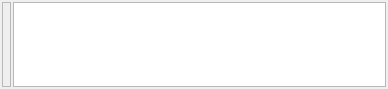
<?xml version="1.0" encoding="UTF-8"?>
<ui version="4.0">
 <class>VideoItemWidget</class>
 <widget class="QWidget" name="VideoItemWidget">
  <property name="geometry">
   <rect>
    <x>0</x>
    <y>0</y>
    <width>388</width>
    <height>89</height>
   </rect>
  </property>
  <property name="windowTitle">
   <string>Form</string>
  </property>
  <layout class="QGridLayout" name="gridLayout">
   <property name="horizontalSpacing">
    <number>2</number>
   </property>
   <property name="verticalSpacing">
    <number>0</number>
   </property>
   <property name="margin">
    <number>2</number>
   </property>
   <item row="0" column="1">
    <widget class="QTextBrowser" name="textBrowserVideoDescription">
     <property name="sizePolicy">
      <sizepolicy hsizetype="Expanding" vsizetype="Ignored">
       <horstretch>0</horstretch>
       <verstretch>0</verstretch>
      </sizepolicy>
     </property>
     <property name="frameShape">
      <enum>QFrame::StyledPanel</enum>
     </property>
     <property name="frameShadow">
      <enum>QFrame::Sunken</enum>
     </property>
     <property name="lineWidth">
      <number>3</number>
     </property>
     <property name="midLineWidth">
      <number>3</number>
     </property>
     <property name="html">
      <string notr="true">&lt;!DOCTYPE HTML PUBLIC &quot;-//W3C//DTD HTML 4.0//EN&quot; &quot;http://www.w3.org/TR/REC-html40/strict.dtd&quot;&gt;
&lt;html&gt;&lt;head&gt;&lt;meta name=&quot;qrichtext&quot; content=&quot;1&quot; /&gt;&lt;style type=&quot;text/css&quot;&gt;
p, li { white-space: pre-wrap; }
&lt;/style&gt;&lt;/head&gt;&lt;body style=&quot; font-family:'Sans Serif'; font-size:10pt; font-weight:400; font-style:normal;&quot;&gt;
&lt;p style=&quot;-qt-paragraph-type:empty; margin-top:0px; margin-bottom:0px; margin-left:0px; margin-right:0px; -qt-block-indent:0; text-indent:0px;&quot;&gt;&lt;/p&gt;&lt;/body&gt;&lt;/html&gt;</string>
     </property>
     <property name="textInteractionFlags">
      <set>Qt::LinksAccessibleByMouse</set>
     </property>
     <property name="openExternalLinks">
      <bool>true</bool>
     </property>
    </widget>
   </item>
   <item row="0" column="0">
    <widget class="QLabel" name="labelVideoImage">
     <property name="frameShape">
      <enum>QFrame::StyledPanel</enum>
     </property>
     <property name="frameShadow">
      <enum>QFrame::Sunken</enum>
     </property>
     <property name="lineWidth">
      <number>3</number>
     </property>
     <property name="midLineWidth">
      <number>3</number>
     </property>
     <property name="text">
      <string notr="true"/>
     </property>
     <property name="scaledContents">
      <bool>true</bool>
     </property>
    </widget>
   </item>
  </layout>
 </widget>
 <resources>
  <include location="qmc2.qrc"/>
 </resources>
 <connections/>
</ui>
